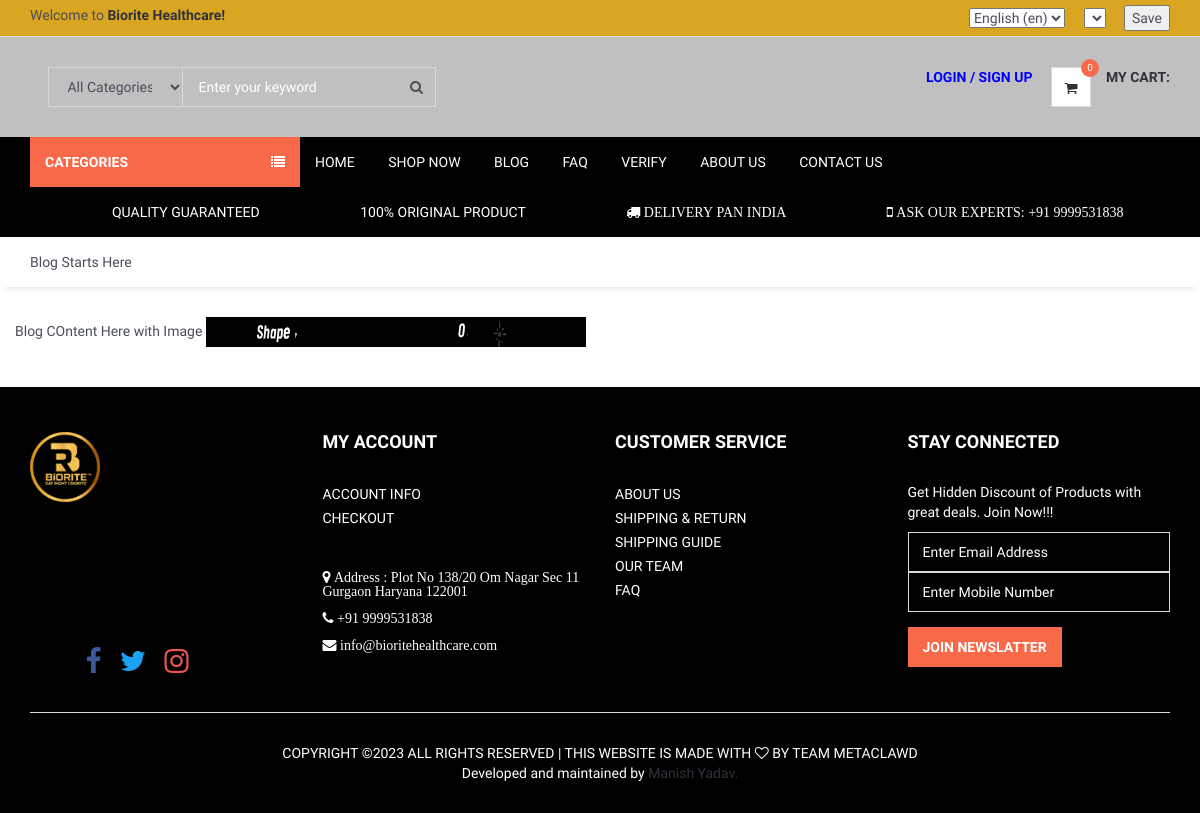
Screenshot of /blog/ with the database file from the repository.
### home/models.py (models this page shows, shortened)
class Setting(models.Model):
    STATUS = (
        ('True', 'True'),
        ('False', 'False'),
    )
    title = models.CharField(max_length=150)
    keywords = models.CharField(max_length=255)
    description = models.CharField(max_length=255)
    company = models.CharField(max_length=50)
    address = models.CharField(blank=True,max_length=100)
    phone = models.CharField(blank=True,max_length=15)
    fax = models.CharField(blank=True,max_length=15)
    email = models.CharField(blank=True,max_length=50)
    smtpserver = models.CharField(blank=True,max_length=50)
    smtpemail = models.CharField(blank=True,max_length=50)
    smtppassword = models.CharField(blank=True,max_length=10)
    smtpport = models.CharField(blank=True,max_length=5)
    icon = models.ImageField(blank=True,upload_to='images/')
    facebook = models.CharField(blank=True,max_length=50)
    instagram = models.CharField(blank=True,max_length=50)
    twitter = models.CharField(blank=True,max_length=50)
    youtube = models.CharField(blank=True, max_length=50)
    aboutus = RichTextUploadingField(blank=True)
    blog = RichTextUploadingField(blank=True)
    contact = RichTextUploadingField(blank=True)
    references = RichTextUploadingField(blank=True)
    status=models.CharField(max_length=10,choices=STATUS)
    create_at=models.DateTimeField(auto_now_add=True)
    update_at=models.DateTimeField(auto_now=True)

### home/views.py (the view)
# urls.py: 2. Add a URL to urlpatterns:  path('blog/', include('blog.urls'))
def blog(request):
    defaultlang = settings.LANGUAGE_CODE[0:2]
    currentlang = request.LANGUAGE_CODE[0:2]
    setting = Setting.objects.get(pk=1)
    if defaultlang != currentlang:
        setting = SettingLang.objects.get(lang=currentlang)
    context={'setting':setting}
    return render(request, 'blog.html', context)

### home/templatetags/myapptags.py (called while the page is built)
@register.simple_tag
def shopcartcount(userid):
    count = ShopCart.objects.filter(user_id=userid).count()
    return count

### home/templates/blog.html (shortened to what this page needs)
{% extends 'homebase.html' %}
{% load i18n %}
{% block sidebar %} {% include 'sidebar.html' %} {% endblock %}
{% block body %}
	<div id="breadcrumb">
		<div class="container">
			<ul class="breadcrumb">
                <li>Blog Starts Here</li>
			</ul>
		</div>
	</div>
	<div class="section">
		<div class="container">
			<div class="row">
                {{ setting.blog|safe }}
			</div>
		</div>
	</div>
{% endblock %}

### home/static/css/style.css (style rules this page uses)
body { font-family: 'Hind', sans-serif; color: #4A4E5A; overflow-x: hidden; }
strong { color: #30323A; }
ul, ol { margin: 0; padding: 0; list-style: none }
.section { padding-top: 30px; padding-bottom: 30px; }
#breadcrumb { -webkit-box-shadow: 0px 6px 6px -6px rgba(0, 0, 0, 0.175); box-shadow: 0px 6px 6px -6px rgba(0, 0, 0, 0.175); }
.breadcrumb { background-color: transparent; border: none; border-radius: 0px; padding: 15px 0px; margin: 0; }

### home/templates/footer.html (style rules this page uses)
::placeholder { color: white; opacity: 1; }

### rows the page displays
Setting: blog "Blog COntent Here with Image", blog (picture)

### other values shown
{{ count }} "0"
form field language "English (en)"
